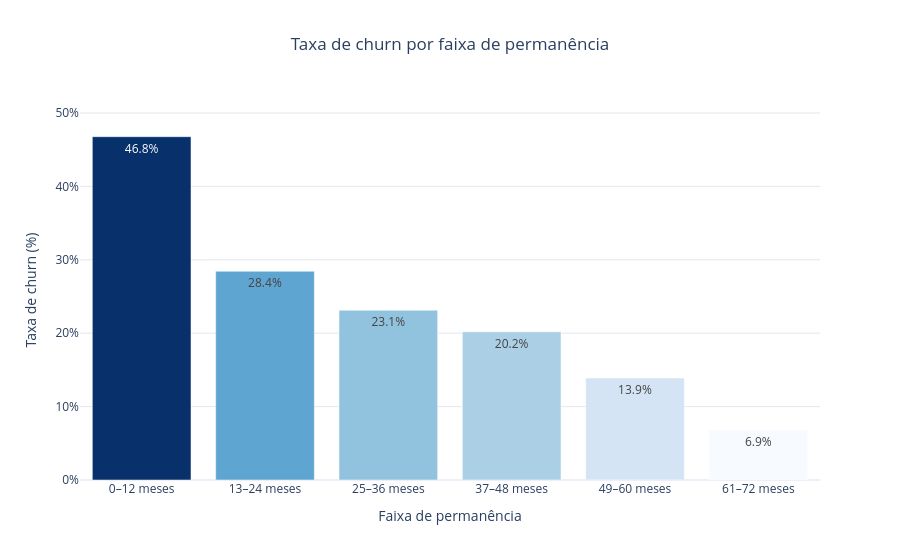

Notebook code cell kept with this figure:
### Markdown cell above
### Pergunta 3 — Em que momento do relacionamento o cancelamento é mais frequente?

**Gráficos antigos de duração reorganizados:** os meses foram agrupados em faixas anuais. O gráfico apresenta a taxa de churn de cada faixa e o número de clientes que compõe o grupo no hover. Assim, evita a confusão de misturar meses isolados e anos de permanência.

### Code cell
gold_churn_permanencia = (
    df_gold.dropna(subset=["FaixaPermanencia"])
    .groupby("FaixaPermanencia", observed=False)
    .agg(Clientes=("id_cliente", "size"), Cancelamentos=("CancelamentoBinario", "sum"))
    .reset_index()
)
gold_churn_permanencia["TaxaChurnPct"] = gold_churn_permanencia["Cancelamentos"] / gold_churn_permanencia["Clientes"] * 100
display(gold_churn_permanencia)

fig = px.bar(
    gold_churn_permanencia, x="FaixaPermanencia", y="TaxaChurnPct",
    text=gold_churn_permanencia["TaxaChurnPct"].map(lambda x: f"{x:.1f}%"),
    custom_data=["Clientes", "Cancelamentos"], color="TaxaChurnPct",
    color_continuous_scale="Blues", title="Taxa de churn por faixa de permanência",
    labels={"FaixaPermanencia": "Tempo de relacionamento", "TaxaChurnPct": "Taxa de churn (%)"},
    template="plotly_white"
)
fig.update_traces(hovertemplate="<b>%{x}</b><br>Taxa de churn: %{y:.1f}%<br>Clientes no grupo: %{customdata[0]:,}<br>Cancelamentos: %{customdata[1]:,}<extra></extra>")
fig.update_layout(title_x=0.5, coloraxis_showscale=False, yaxis=dict(range=[0, max(50, gold_churn_permanencia["TaxaChurnPct"].max()+5)], ticksuffix="%", gridcolor="#E5E7EB"), xaxis_title="Faixa de permanência")
fig.show()

### Figure 1 — Plotly figure (JSON) as saved in the notebook; plotly's stock layout.template omitted (floating-point values rounded to 4 significant figures)
{"data": [{"customdata": [[1751, 819], [805, 229], [670, 155], [619, 125], [662, 92], [1108, 76]], "hovertemplate": "<b>%{x}</b><br>Taxa de churn: %{y:.1f}%<br>Clientes no grupo: %{customdata[0]:,}<br>Cancelamentos: %{customdata[1]:,}<extra></extra>", "legendgroup": "", "marker": {"color": [46.77, 28.45, 23.13, 20.19, 13.9, 6.859], "coloraxis": "coloraxis", "pattern": {"shape": ""}}, "name": "", "orientation": "v", "showlegend": false, "text": ["46.8%", "28.4%", "23.1%", "20.2%", "13.9%", "6.9%"], "textposition": "auto", "type": "bar", "x": ["0–12 meses", "13–24 meses", "25–36 meses", "37–48 meses", "49–60 meses", "61–72 meses"], "xaxis": "x", "y": [46.77, 28.45, 23.13, 20.19, 13.9, 6.859], "yaxis": "y"}], "layout": {"barmode": "relative", "coloraxis": {"autocolorscale": false, "colorbar": {"title": {"text": "Taxa de churn (%)"}}, "colorscale": [[0, "rgb(247,251,255)"], [0.125, "rgb(222,235,247)"], [0.25, "rgb(198,219,239)"], [0.375, "rgb(158,202,225)"], [0.5, "rgb(107,174,214)"], [0.625, "rgb(66,146,198)"], [0.75, "rgb(33,113,181)"], [0.875, "rgb(8,81,156)"], [1, "rgb(8,48,107)"]], "showscale": false}, "legend": {"tracegroupgap": 0}, "title": {"text": "Taxa de churn por faixa de permanência", "x": 0.5}, "xaxis": {"anchor": "y", "domain": [0, 1], "title": {"text": "Faixa de permanência"}}, "yaxis": {"anchor": "x", "domain": [0, 1], "gridcolor": "#E5E7EB", "range": [0, 51.77], "ticksuffix": "%", "title": {"text": "Taxa de churn (%)"}}}}
